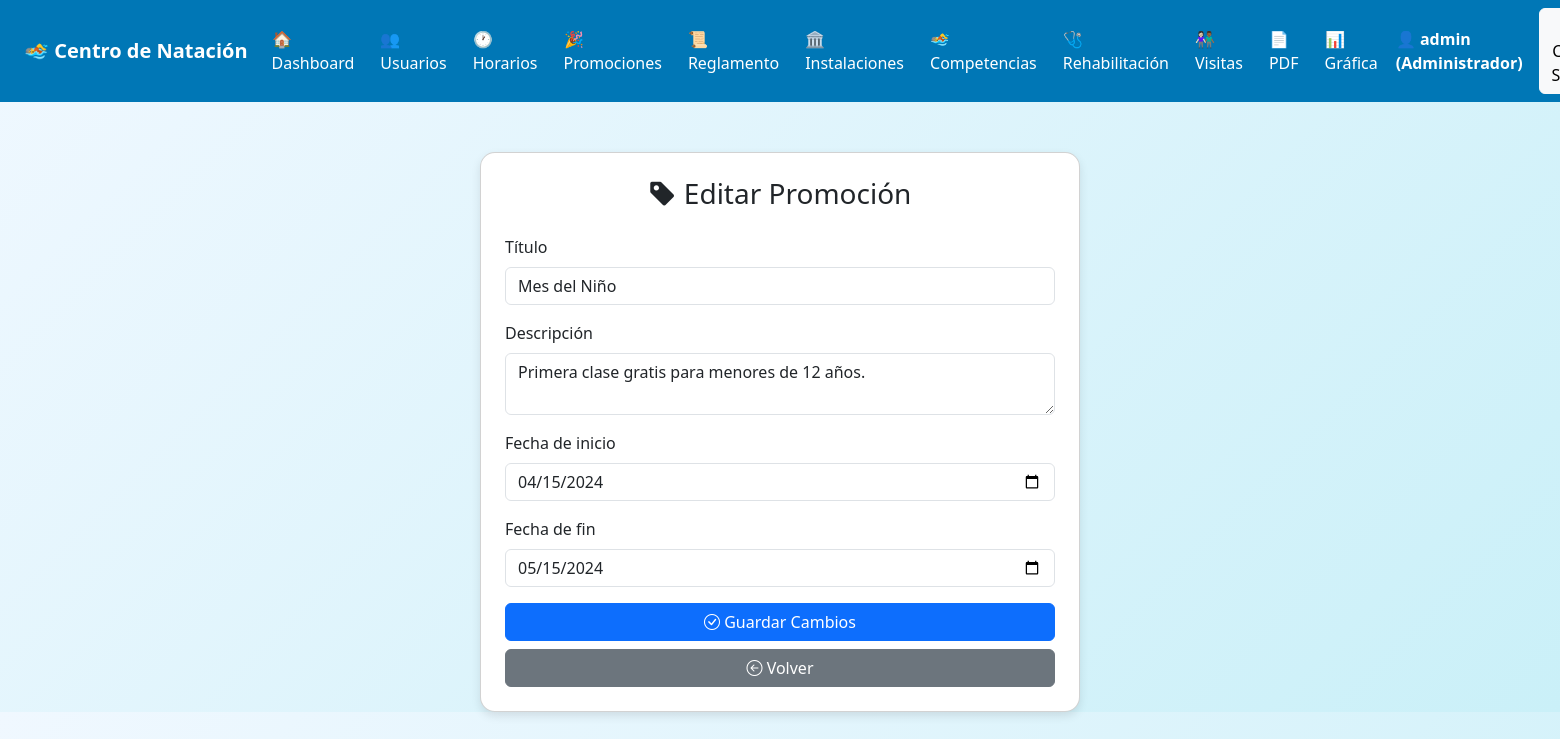
The app's page /admin/editar_promocion.php?id=2 (signed in) with its own data.
### tables this page shows
CREATE TABLE IF NOT EXISTS promociones (
    id INT AUTO_INCREMENT PRIMARY KEY,
    titulo VARCHAR(100),
    descripcion TEXT,
    fecha_inicio DATE,
    fecha_fin DATE
);

### admin/editar_promocion.php (the view, shortened to what this page needs)
<?php
require_once '../database/conexion.php';
include '../includes/navbar.php';
$id = $_GET['id'];
$sql = $conn->prepare("SELECT * FROM promociones WHERE id = ?");
$sql->execute([$id]);
$promo = $sql->fetch(PDO::FETCH_ASSOC);
?>
<!DOCTYPE html>
<html lang="es">
<head>
    <link href="https://cdn.jsdelivr.net/npm/bootstrap@5.3.3/dist/css/bootstrap.min.css" rel="stylesheet">
    <link href="https://cdn.jsdelivr.net/npm/bootstrap-icons@1.10.5/font/bootstrap-icons.css" rel="stylesheet">
</head>
<body>
<div class="container">
    <div class="card p-4 mx-auto" style="max-width: 600px;">
        <h3 class="text-center mb-4"><i class="bi bi-tag-fill"></i> Editar Promoción</h3>
        <form method="post">
            <div class="mb-3">
                <label class="form-label">Título</label>
                <input type="text" name="titulo" class="form-control" value="<?= htmlspecialchars($promo['titulo']) ?>" required>
            </div>
            <div class="mb-3">
                <label class="form-label">Descripción</label>
                <textarea name="descripcion" class="form-control" required><?= htmlspecialchars($promo['descripcion']) ?></textarea>
            </div>
            <div class="mb-3">
                <label class="form-label">Fecha de inicio</label>
                <input type="date" name="fecha_inicio" class="form-control" value="<?= $promo['fecha_inicio'] ?>" required>
            </div>
            <div class="mb-3">
                <label class="form-label">Fecha de fin</label>
                <input type="date" name="fecha_fin" class="form-control" value="<?= $promo['fecha_fin'] ?>" required>
            </div>
            <div class="d-grid gap-2">
                <button type="submit" class="btn btn-primary">
                    <i class="bi bi-check-circle"></i> Guardar Cambios
                </button>
                <a href="gestionar_promociones.php" class="btn btn-secondary">
                    <i class="bi bi-arrow-left-circle"></i> Volver
                </a>
            </div>
        </form>
    </div>
</div>
</body>
</html>

### admin/editar_promocion.php (style rules this page uses)
body { background: linear-gradient(135deg, #f0f8ff, #caf0f8); }
.card { margin-top: 50px; border-radius: 15px; box-shadow: 0 4px 10px rgba(0,0,0,0.1); }

### records on screen
promociones: titulo "Mes del Niño", descripcion "Primera clase gratis para menores de 12 años.", fecha_inicio "04/15/2024", fecha_fin "05/15/2024"

### other values on screen
$usuario "admin"
$nivel "Administrador"
